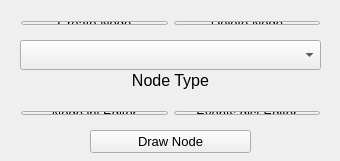
<?xml version="1.0" encoding="UTF-8"?>
<ui version="4.0">
 <class>DMT_manager</class>
 <widget class="QWidget" name="DMT_manager">
  <property name="geometry">
   <rect>
    <x>0</x>
    <y>0</y>
    <width>340</width>
    <height>161</height>
   </rect>
  </property>
  <property name="windowTitle">
   <string>COSMOS Data Management Tool</string>
  </property>
  <property name="windowIcon">
   <iconset>
    <normaloff>../../cosmosroot/resources/logo/cosmos_symbol.png</normaloff>../../cosmosroot/resources/logo/cosmos_symbol.png</iconset>
  </property>
  <widget class="QComboBox" name="comboBox_nodeName">
   <property name="geometry">
    <rect>
     <x>20</x>
     <y>40</y>
     <width>301</width>
     <height>30</height>
    </rect>
   </property>
   <property name="font">
    <font>
     <pointsize>14</pointsize>
    </font>
   </property>
  </widget>
  <widget class="QLabel" name="label_nodeType">
   <property name="geometry">
    <rect>
     <x>20</x>
     <y>70</y>
     <width>301</width>
     <height>21</height>
    </rect>
   </property>
   <property name="font">
    <font>
     <pointsize>12</pointsize>
    </font>
   </property>
   <property name="text">
    <string>Node Type</string>
   </property>
   <property name="alignment">
    <set>Qt::AlignCenter</set>
   </property>
  </widget>
  <widget class="QWidget" name="layoutWidget">
   <property name="geometry">
    <rect>
     <x>10</x>
     <y>100</y>
     <width>321</width>
     <height>26</height>
    </rect>
   </property>
   <layout class="QHBoxLayout" name="layout_editorButtons">
    <item>
     <widget class="QPushButton" name="button_nodeEditor">
      <property name="font">
       <font>
        <pointsize>10</pointsize>
       </font>
      </property>
      <property name="text">
       <string>Node.ini Editor</string>
      </property>
     </widget>
    </item>
    <item>
     <widget class="QPushButton" name="button_eventEditor">
      <property name="font">
       <font>
        <pointsize>10</pointsize>
       </font>
      </property>
      <property name="text">
       <string>Events.dict Editor</string>
      </property>
     </widget>
    </item>
   </layout>
  </widget>
  <widget class="QWidget" name="layoutWidget_2">
   <property name="geometry">
    <rect>
     <x>10</x>
     <y>10</y>
     <width>321</width>
     <height>26</height>
    </rect>
   </property>
   <layout class="QHBoxLayout" name="layout_nodeButtons">
    <item>
     <widget class="QPushButton" name="button_createNode">
      <property name="font">
       <font>
        <pointsize>10</pointsize>
       </font>
      </property>
      <property name="text">
       <string>Create Node</string>
      </property>
     </widget>
    </item>
    <item>
     <widget class="QPushButton" name="button_deleteNode">
      <property name="font">
       <font>
        <pointsize>10</pointsize>
       </font>
      </property>
      <property name="text">
       <string>Delete Node</string>
      </property>
     </widget>
    </item>
   </layout>
  </widget>
  <widget class="QPushButton" name="button_DrawNode">
   <property name="geometry">
    <rect>
     <x>90</x>
     <y>130</y>
     <width>161</width>
     <height>23</height>
    </rect>
   </property>
   <property name="font">
    <font>
     <pointsize>10</pointsize>
    </font>
   </property>
   <property name="text">
    <string>Draw Node</string>
   </property>
  </widget>
 </widget>
 <layoutdefault spacing="6" margin="11"/>
 <resources/>
 <connections/>
</ui>
